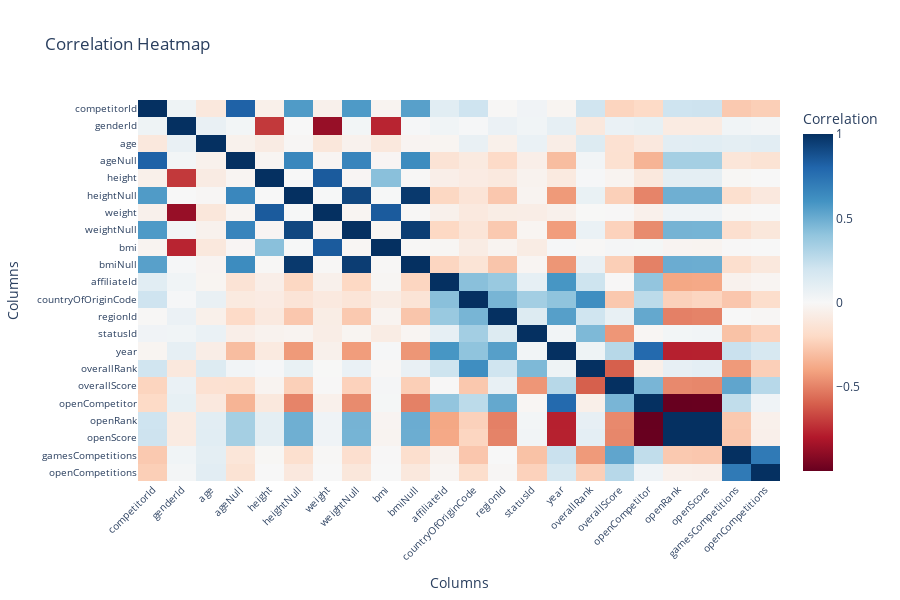

Notebook code for this chart:
### Markdown cell above
##### Heatmap

### Code cell
# Calculate the correlation between desired columns
numerical_games_correlation = numerical_games.corr()

# Create the heatmap using Plotly
fig = go.Figure(data=go.Heatmap(
    z=numerical_games_correlation.values,
    x=numerical_games_correlation.columns,
    y=numerical_games_correlation.columns,
    colorscale='RdBu',
    colorbar=dict(title='Correlation'),
))

# Set the layout options for the heatmap
fig.update_layout(
    title='Correlation Heatmap',
    xaxis=dict(title='Columns', tickangle=-45, automargin=True, tickfont=dict(size=10)),
    yaxis=dict(title='Columns', autorange='reversed', tickangle=0, automargin=True, tickfont=dict(size=10)),
    height=600,
)

# Show the plot
fig.show()

### Figure 1 — Plotly figure (JSON) as saved in the notebook; plotly's stock layout.template omitted (floating-point values rounded to 4 significant figures; data arrays with more than 128 entries replaced by an {"elided": "..."} marker saying what was removed)
{"data": [{"colorbar": {"title": {"text": "Correlation"}}, "colorscale": [[0, "rgb(103,0,31)"], [0.1, "rgb(178,24,43)"], [0.2, "rgb(214,96,77)"], [0.3, "rgb(244,165,130)"], [0.4, "rgb(253,219,199)"], [0.5, "rgb(247,247,247)"], [0.6, "rgb(209,229,240)"], [0.7, "rgb(146,197,222)"], [0.8, "rgb(67,147,195)"], [0.9, "rgb(33,102,172)"], [1, "rgb(5,48,97)"]], "type": "heatmap", "x": ["competitorId", "genderId", "age", "ageNull", "height", "heightNull", "weight", "weightNull", "bmi", "bmiNull", "affiliateId", "countryOfOriginCode", "regionId", "statusId", "year", "overallRank", "overallScore", "openCompetitor", "openRank", "openScore", "gamesCompetitions", "openCompetitions"], "y": ["competitorId", "genderId", "age", "ageNull", "height", "heightNull", "weight", "weightNull", "bmi", "bmiNull", "affiliateId", "countryOfOriginCode", "regionId", "statusId", "year", "overallRank", "overallScore", "openCompetitor", "openRank", "openScore", "gamesCompetitions", "openCompetitions"], "z": {"elided": "22x22 float values"}}], "layout": {"height": 600, "title": {"text": "Correlation Heatmap"}, "xaxis": {"automargin": true, "tickangle": -45, "tickfont": {"size": 10}, "title": {"text": "Columns"}}, "yaxis": {"automargin": true, "autorange": "reversed", "tickangle": 0, "tickfont": {"size": 10}, "title": {"text": "Columns"}}}}
